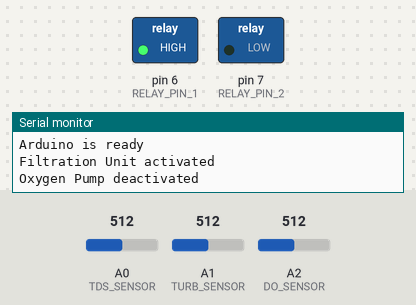
A sketch run on a simulated Arduino Uno, built with avr-gcc and run on an emulated ATmega328P. On the bench: switched loads named in the sketch (green lamp = pin HIGH), the last lines printed to the serial monitor. The inputs (shaded band) are chosen by the test bench; at power-on: A2 (DO_SENSOR) = 512, A0 (TDS_SENSOR) = 512, A1 (TURB_SENSOR) = 512.

Above: at 1.2 s.
1.3 s: A2 (DO_SENSOR) set to 426
4.4 s: A2 (DO_SENSOR) set to 397
At 6.7 s:
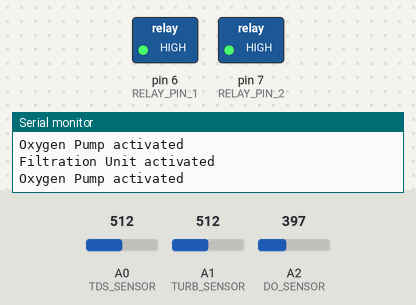
11.3 s: A2 (DO_SENSOR) set to 511
At 14.3 s:
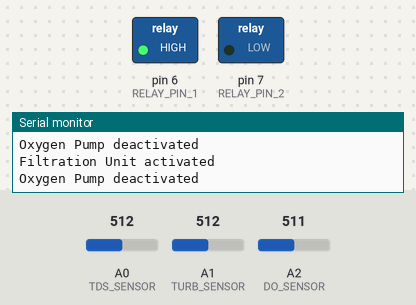
14.6 s: A2 (DO_SENSOR) set to 306
At 17.5 s:
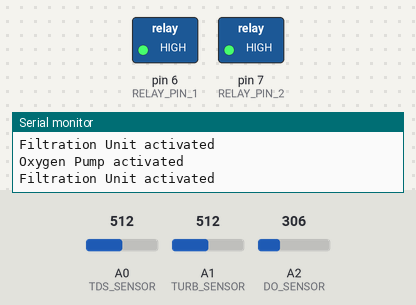
Timing chart, 0 to 18.9 s (numbered marks = the images above; inputs shaded):
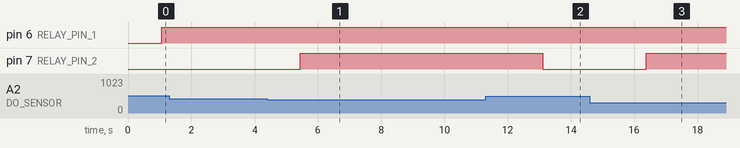

The sketch:

Aqua_arduino.ino
```cpp
#include <SoftwareSerial.h>

//SoftwareSerial phSerial(9, 10);  // RX (receive) pin, TX (transmit) pin
SoftwareSerial nodeSerial(4, 5); // RX (receive) pin, TX (transmit) pin
#define TDS_SENSOR A0      // Define the TDS sensor input pin
#define TURB_SENSOR A1     // Define the turbidity sensor input pin
#define DO_SENSOR A2       // Define the dissolved oxygen sensor input pin
#define RELAY_PIN_1 6      // Relay pin for actuator 1
#define RELAY_PIN_2 7      // Relay pin for actuator 2
#define VREF 5.0           // Analog reference voltage(Volt) of the ADC
#define SCOUNT 30          // Sum of sample points

int analogBuffer[SCOUNT];        // Store the analog value in the array, read from ADC
int analogBufferTemp[SCOUNT];
int analogBufferIndex = 0;
int copyIndex = 0;

float pHValue = 0;
float tdsValue = 0;
float turbidityValue = 0;
float doValue = 0;
float temperature = 0.0;
float doPercentage = 0.0;
float FiltrationUnit = 0.0;
float OxygenPump = 1.0;
bool manualControl = false;
float pHThreshold = 6.5;
float turbidityThreshold = 2.6;
float tdsThreshold = 2000.0;
float doThreshold = 40.0;


float temperatureHistory[4] = {0, 0, 0, 0}; // Store the last 4 temperature readings

void setup() {
  //phSerial.begin(9600);
  Serial.begin(9600);
  nodeSerial.begin(9600); // Initialize serial communication
  pinMode(TDS_SENSOR, INPUT);
  pinMode(TURB_SENSOR, INPUT);
  pinMode(DO_SENSOR, INPUT);
  pinMode(RELAY_PIN_1, OUTPUT);
  pinMode(RELAY_PIN_2, OUTPUT);
  digitalWrite(RELAY_PIN_1, LOW);
  digitalWrite(RELAY_PIN_2, LOW);

  Serial.println("Arduino is ready");
}

void loop() {
  // Read and display sensor data
  temperature = readAndDisplayPH();       // Read and display pH value
  readAndDisplayTDS();                    // Read and display TDS value
  readAndDisplayTurbidity();              // Read and display turbidity value
  readAndDisplayDO();                     // Read and display dissolved oxygen value

  Serial.println("");                     // Print a new line for better readability
  delay(1000);                            // Adjust the delay to control the pace

// Handle MQTT messages for relay control
  if (nodeSerial.available()) {
    String receivedData = nodeSerial.readStringUntil('\n');
    Serial.print("Received data: ");
    Serial.println(receivedData);

    // Check for valid message format
    if (receivedData.indexOf("Filter:") != -1 && receivedData.indexOf("Oxygen:") != -1 && receivedData.indexOf("manualControl:") != -1) {
      float filterValue = getValue(receivedData, "Filter");
      float oxygenValue = getValue(receivedData, "Oxygen");
      bool manualControlValue = getBoolValue(receivedData, "manualControl");

      // Debugging statements
      Serial.print("Filter value: ");
      Serial.println(filterValue);
      Serial.print("Oxygen value: ");
      Serial.println(oxygenValue);
      Serial.print("Manual control: ");
      Serial.println(manualControlValue);

      // Control the relays based on the received values
      controlRelays(filterValue, oxygenValue);

      // Update manual control state
      manualControl = manualControlValue;
    } else {
      Serial.println("Invalid MQTT message format");
    }
  }

  if (!manualControl) { // Only check thresholds if manual control is not active
    if (pHValue < pHThreshold || turbidityValue > turbidityThreshold || tdsValue > tdsThreshold) {
      // Activate Filtration Unit
      FiltrationUnit = 1.0;
      digitalWrite(RELAY_PIN_1, HIGH);  // Turn on actuator 1
      Serial.println("Filtration Unit activated");
    } else {
      // Deactivate Filtration Unit
      FiltrationUnit = 0.0;
      digitalWrite(RELAY_PIN_1, LOW);   // Turn off actuator 1
      Serial.println("Filtration Unit deactivated");
    }

    if (doPercentage < doThreshold) {
      // Activate Oxygen Pump
      OxygenPump = 1.0;
      digitalWrite(RELAY_PIN_2, HIGH);  // Turn on actuator 2
      Serial.println("Oxygen Pump activated");
    } else {
      // Deactivate Oxygen Pump
      OxygenPump = 0.0;
      digitalWrite(RELAY_PIN_2, LOW);   // Turn off actuator 2
      Serial.println("Oxygen Pump deactivated");
    }
  }
}

float readAndDisplayPH() {
  // Initialize with default values
  float pHValue = 0;
  float temperatureValue = 0, tempC = 0;

  if (Serial.available()) {
    String data = Serial.readStringUntil('\n'); // Read a line of data
    //Serial.println(data);

    // Check if the data contains "PH:" and "T:"
    if (data.indexOf("PH:") != -1 && data.indexOf("T:") != -1) {
      pHValue = extractValue(data, "PH:");
      temperatureValue = extractValue(data, "T:");
      tempC = (((temperatureValue - 32) * 5) / 9);
    }
  }

  nodeSerial.print("pH: ");
  nodeSerial.print(pHValue, 2); // Print with 2 decimal places
  nodeSerial.print(" Temperature: ");
  nodeSerial.print(tempC, 2);

  return temperatureValue;
}

void readAndDisplayDO() {
  int doValue = analogRead(DO_SENSOR);
  doPercentage = map(doValue, 0, 1023, 0, 100);

  nodeSerial.print("  Dissolved_Oxygen: ");
  nodeSerial.print(doPercentage, 2); // Print with 2 decimal places
}

void readAndDisplayTDS() {
  static unsigned long analogSampleTimepoint = millis();
  if (millis() - analogSampleTimepoint > 800U) {
    analogSampleTimepoint = millis();
    for (copyIndex = 0; copyIndex < SCOUNT; copyIndex++) {
      analogBufferTemp[copyIndex] = analogRead(TDS_SENSOR);
    }

    float averageVoltage = getMedianNum(analogBufferTemp, SCOUNT) * (float)VREF / 1024.0;

    float compensationCoefficient = 1.0 + 0.02 * (temperature - 25.0);
    float compensationVoltage = averageVoltage / compensationCoefficient;

    tdsValue = (133.42 * compensationVoltage * compensationVoltage * compensationVoltage - 255.86 * compensationVoltage * compensationVoltage + 857.39 * compensationVoltage) * 0.5;

    nodeSerial.print("  TDS: ");
    nodeSerial.print(tdsValue, 0); // Print without decimal places
    nodeSerial.print(" ppm");
  }
}

void readAndDisplayTurbidity() {
  int turbValue = analogRead(TURB_SENSOR);
  float voltageturb = turbValue * (5.0 / 1024.0);

  nodeSerial.print("  Turbidity: ");
  nodeSerial.print(voltageturb, 2); // Print with 2 decimal places
}

void controlRelays(float filterValue, float oxygenValue) {
  // Control the relays based on the received values
  if (filterValue == 1.0) {
    digitalWrite(RELAY_PIN_1, HIGH);  // Turn on actuator 1
    Serial.println("Filter actuator turned ON");
  } else {
    digitalWrite(RELAY_PIN_1, LOW);   // Turn off actuator 1
    Serial.println("Filter actuator turned OFF");
  }

  if (oxygenValue == 1.0) {
    digitalWrite(RELAY_PIN_2, HIGH);  // Turn on actuator 2
    Serial.println("Oxygen actuator turned ON");
  } else {
    digitalWrite(RELAY_PIN_2, LOW);   // Turn off actuator 2
    Serial.println("Oxygen actuator turned OFF");
  }
}

float getValue(String data, String identifier) {
  int start = data.indexOf(identifier);

  if (start != -1) {
    // Extract the value following the identifier
    String valueString = data.substring(start + identifier.length() + 1); // Skip the space after the identifier
    return valueString.toFloat(); // Convert the value to a float
  } else {
    return 0.0; // Default value if the identifier is not found
  }
}

float extractValue(String data, String identifier) {
  int start = data.indexOf(identifier);

  if (start != -1) {
    // Extract the value following the identifier
    String valueString = data.substring(start + identifier.length());
    return valueString.toFloat(); // Convert the value to a float
  } else {
    return 0.0; // Default value if the identifier is not found
  }
}

int getMedianNum(int bArray[], int iFilterLen) {
  int bTab[iFilterLen];
  for (int i = 0; i < iFilterLen; i++)
    bTab[i] = bArray[i];

  int i, j, bTemp;

  for (j = 0; j < iFilterLen - 1; j++) {
    for (i = 0; i < iFilterLen - j - 1; i++) {
      if (bTab[i] > bTab[i + 1]) {
        bTemp = bTab[i];
        bTab[i] = bTab[i + 1];
        bTab[i + 1] = bTemp;
      }
    }
  }

  if (iFilterLen & 1) {
    bTemp = bTab[(iFilterLen - 1) / 2];
  } else {
    bTemp = (bTab[iFilterLen / 2] + bTab[iFilterLen / 2 - 1]) / 2;
  }

  return bTemp;
}

bool getBoolValue(String data, String identifier) {
    int start = data.indexOf(identifier);

    if (start != -1) {
        // Extract the value following the identifier
        String valueString = data.substring(start + identifier.length() + 1); // Skip the space after the identifier
        valueString.trim(); // Trim leading and trailing spaces
        return valueString.equalsIgnoreCase("true");
    } else {
        return false; // Default value if the identifier is not found
    }
}
```

Measured:
- the behaviour switches between 410 and 409 on A2 (DO_SENSOR) (found by bisection; images 0 and 1)
- after the input at 4.4 s, pin 7 (RELAY_PIN_2): LOW → HIGH after 1.0 s
- after the input at 11.3 s, pin 7 (RELAY_PIN_2): HIGH → LOW after 1.8 s
- after the input at 14.6 s, pin 7 (RELAY_PIN_2): LOW → HIGH after 1.8 s
